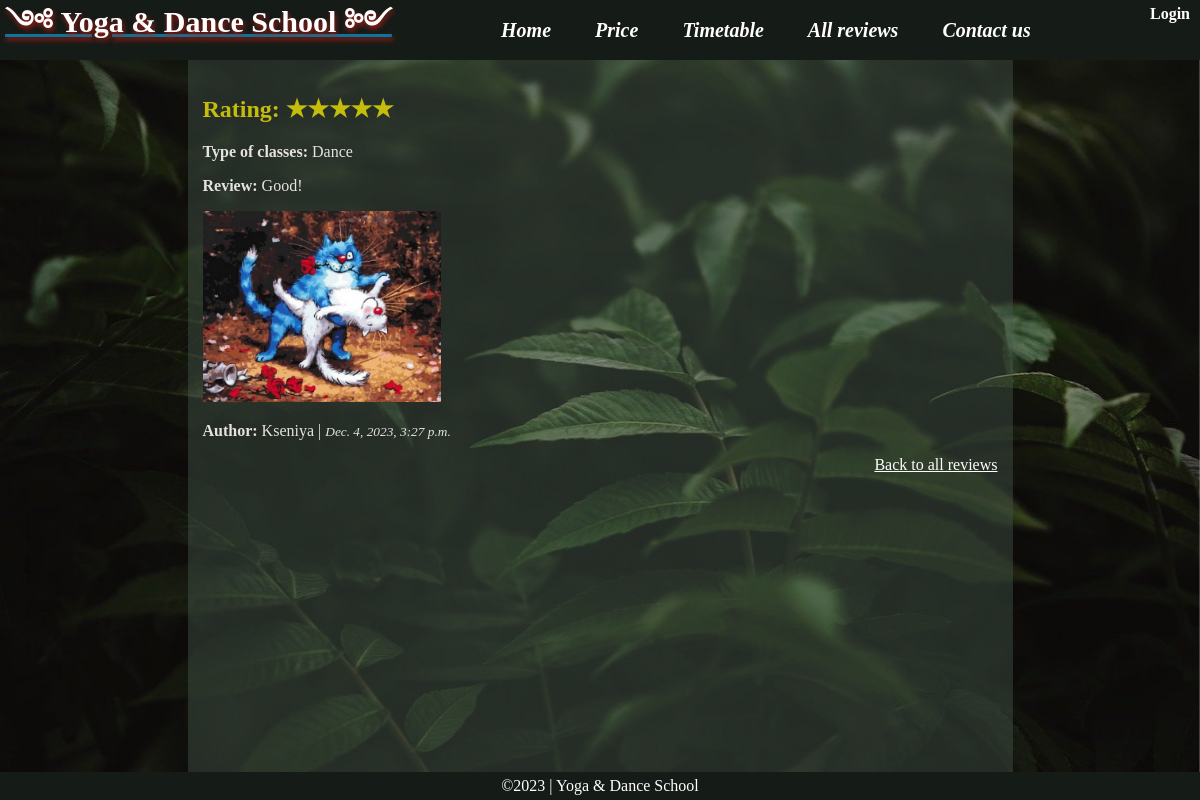
/reviews/1, run on the app's committed database.
### main/models.py (models this page shows)
class Review(models.Model):
    RATINGS = [('★', '1'), ( '★★', '2'), ('★★★', '3'), ('★★★★', '4'), ('★★★★★', '5')]
    Type_of_classes = [("Yoga", "Yoga"), ("Dance", "Dance")]
    rating = models.CharField(max_length=10, choices=RATINGS)
    type_of_classes = models.CharField(max_length=10, choices=Type_of_classes)
    content = models.TextField()
    image = models.ImageField(upload_to='uploads')
    author = models.ForeignKey('Author', on_delete=models.CASCADE)
    date_publish = models.DateTimeField(default=timezone.now)#проверить, возможно не работает

class Author(models.Model):
    name = models.CharField(max_length=50)
    email = models.EmailField(primary_key=True)

### main/views.py (the view)
# urls.py: path('reviews/<int:review_id>', main_views.review, name = 'review'),
def review(request, review_id):
    try:
        r = Review.objects.get(id=review_id)
        viewed_reviews = request.session.get('viewed_reviews', [])
        if r.id not in viewed_reviews:
            viewed_reviews.append(r.id)
        request.session['viewed_reviews'] = viewed_reviews
        return render(request, 'review.html', {'r' : r})
    except:
        return HttpResponse(f'<h3>Cannot find the review</h3>')

### main/templates/review.html
{% extends 'base.html' %}
{% block content %}
    <h2 class="rating"><b>Rating:</b> {{ r.rating }}</h2>
    <p><b>Type of classes:</b> {{ r.type_of_classes }}</p>
    <p><b>Review:</b> {{ r.content }}</p>
    <img width="30%" src ="{{ r.image.url }}"/>
    <p><b>Author:</b> {{ r.author.name }} | <small><em>{{ r.date_publish }}</em></small></p>
    <a class='back' href="{% url 'reviews' %}">
        <div>Back to all reviews</div>
    </a>
{% endblock %}

### main/static/main/css/style.css (style rules this page uses)
body { margin: 0; padding: 0; }
.back { text-align: right; color: white; }
.rating { color: rgb(196, 189, 12); }

### data on the page
Review: rating "★★★★★", type_of_classes "Dance", content "Good!", image (picture), author.name "Kseniya", date_publish "Dec. 4, 2023, 3:27 p.m."
